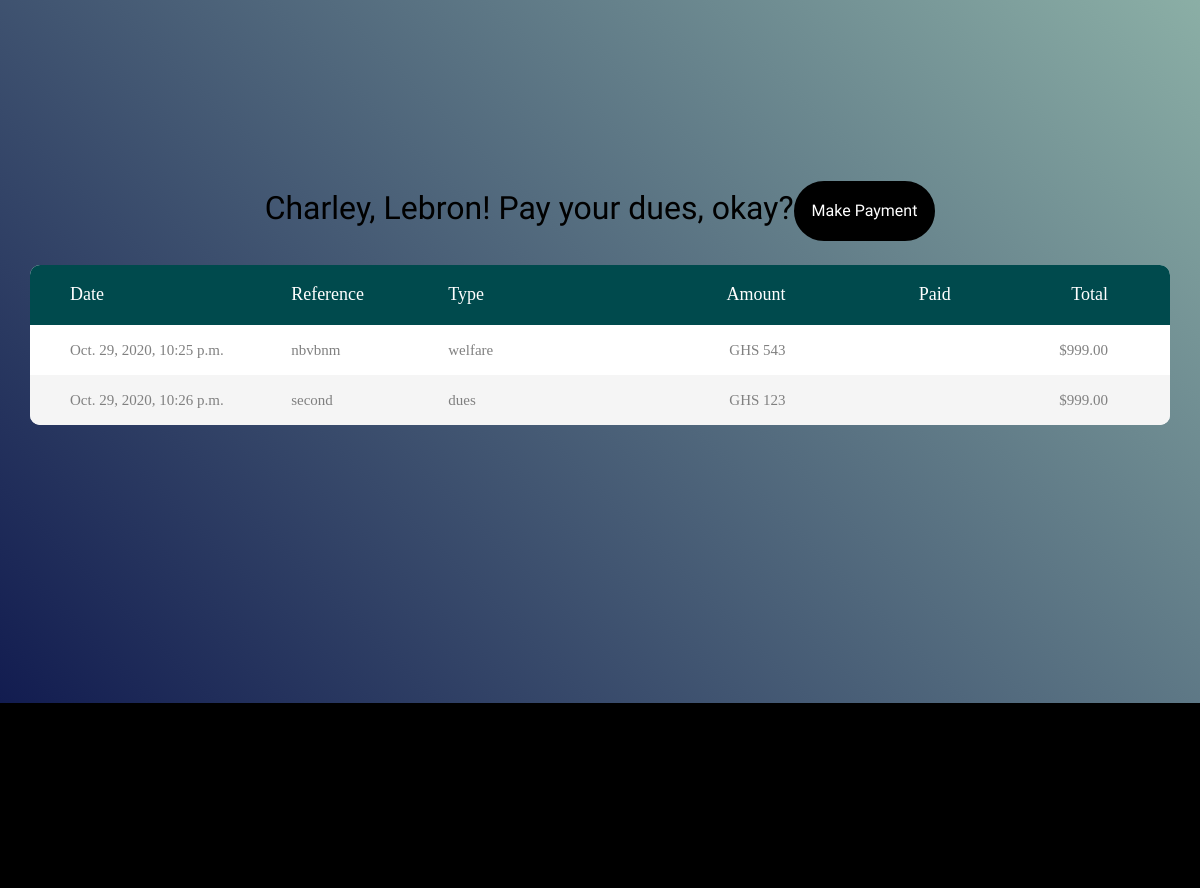
Before: /accounts/dashboard/ (signed in, middle part) with the older database file.
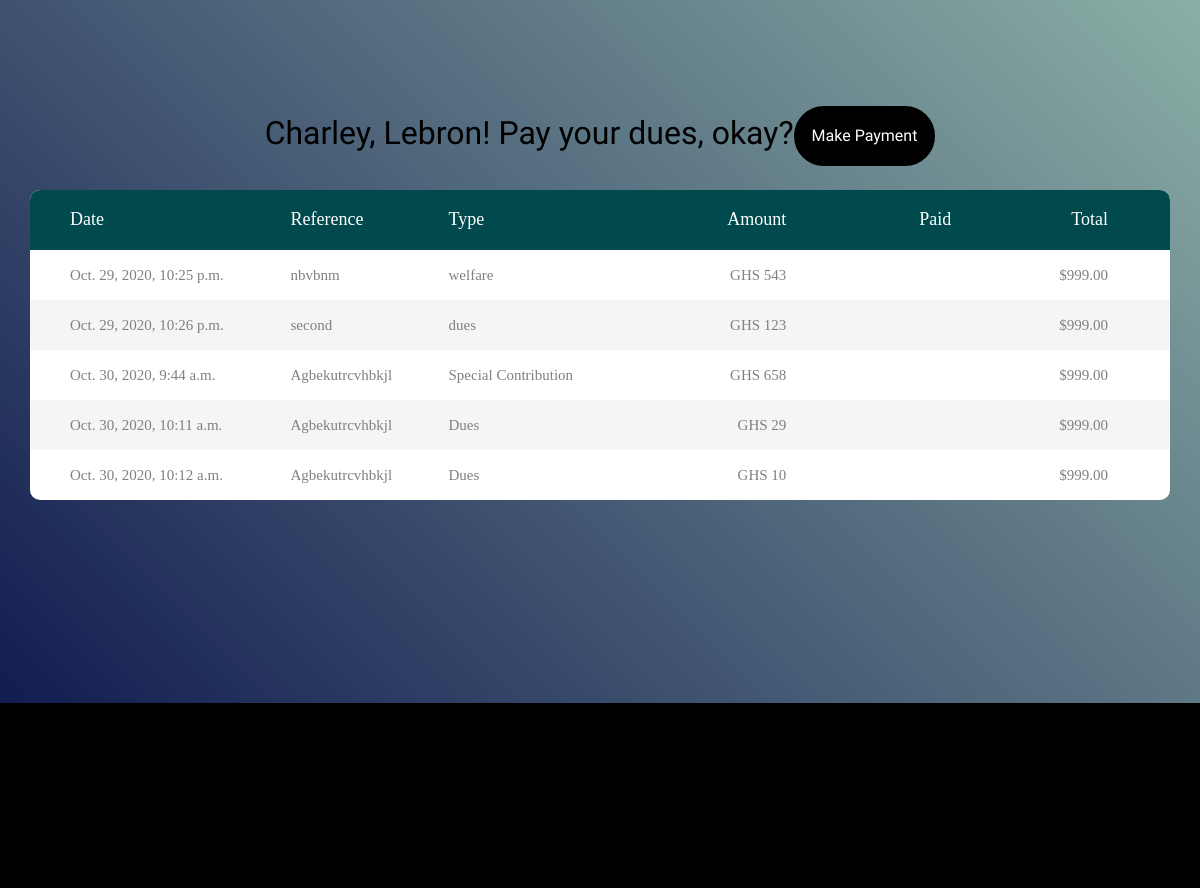
After: the same page with the newer database file.
### accounts/models.py (models this page shows, shortened)
class Payments(models.Model):
    user = models.ForeignKey(User, on_delete=models.CASCADE, null=True)
    fullname= models.CharField(max_length=100, null=True)
    email= models.EmailField(max_length=110, null=True)
    mobile_number= models.CharField(null=True, max_length=15)
    types= models.CharField(null=True, max_length=100)
    amount= models.IntegerField(null=True)
    created_on = models.DateTimeField(auto_now_add=True, null=True, blank=True)

### accounts/views.py (the view)
@login_required
def dashboard(request):
    queryset = Payments.objects.filter(user=request.user)
    return render(request, "accounts/dashboard.html", {'queryset': queryset})

### accounts/templates/accounts/dashboard.html (shortened to what this page needs)
{% extends 'youth/base.html' %}
{% load static %}
{% block body %}
	<div class="limiter">
		<div class="container-table100">
			<div class="wrap-table100">
          <h2 class="mb-4 text-center ">Charley, {{ user.first_name|default:'Guest' }}! Pay your dues, okay?<a href="{% url 'accounts:payment' %}" class="btn btn-primary p-3">Make Payment</a></h2>
				<div class="table100">
					<table>
						<thead>
							<tr class="table100-head">
								<th class="column1">Date</th>
								<th class="column2">Reference</th>
								<th class="column3">Type</th>
								<th class="column4">Amount</th>
								<th class="column5">Paid</th>
								<th class="column6">Total</th>
							</tr>
						</thead>
						<tbody>
							{% for pay in queryset %}
								<tr>
									<td class="column1">{{ pay.created_on }}</td>
									<td class="column2">{{ pay.fullname }}</td>
									<td class="column3">{{ pay.types }}</td>
									<td class="column4">GHS {{ pay.amount }}</td>
									<td class="column5"><i class="icon-money" aria-hidden="true"></i></td>
									<td class="column6">$999.00</td>
								</tr>
							{% endfor %}
						</tbody>
  				</table>
				</div>
			</div>
		</div>
	</div>
{% endblock body %}

### youth/templates/youth/base.html (shortened to what this page needs)
<!DOCTYPE html>
{% load static %}
<html lang="en">
<head>
    <link href="https://stackpath.bootstrapcdn.com/bootstrap/4.5.2/css/bootstrap.min.css" rel="stylesheet" >
    <link href="{% static 'css/open-iconic-bootstrap.min.css' %}" rel="stylesheet" />
    <link href="{% static 'css/animate.css' %}" rel="stylesheet" />
    <link rel="stylesheet" href="https://cdnjs.cloudflare.com/ajax/libs/OwlCarousel2/2.3.4/assets/owl.carousel.min.css" />
    <link rel="stylesheet" href="https://cdnjs.cloudflare.com/ajax/libs/OwlCarousel2/2.3.4/assets/owl.theme.default.min.css" />
    <link rel="stylesheet" href="https://cdnjs.cloudflare.com/ajax/libs/magnific-popup.js/1.1.0/magnific-popup.css" />
    <link rel="stylesheet" href="https://cdnjs.cloudflare.com/ajax/libs/aos/2.3.4/aos.css" />
    <link rel="stylesheet" href="https://cdnjs.cloudflare.com/ajax/libs/bootstrap-datepicker/1.9.0/css/bootstrap-datepicker.min.css" />
    <link rel="stylesheet" href="//cdnjs.cloudflare.com/ajax/libs/timepicker/1.3.5/jquery.timepicker.min.css" />
    <link rel="stylesheet" href="{% static 'css/flaticon.min.css' %}" />
    <link rel="stylesheet" href="{% static 'css/icomoon.min.css' %}" />
    <link rel="stylesheet" href="{% static 'css/style.min.css' %}" />
</head>
<body>
{% block body %}
{% endblock body %}
    <footer class="ftco-footer ftco-bg-dark ftco-section">
    </footer>
</body>
</html>

Changed rows visible on the page:
added Payments: created_on "Oct. 30, 2020, 9:44 a.m.", fullname "Agbekutrcvhbkjl", types "Special Contribution", amount "658"
added Payments: created_on "Oct. 30, 2020, 10:11 a.m.", fullname "Agbekutrcvhbkjl", types "Dues", amount "29"
added Payments: created_on "Oct. 30, 2020, 10:12 a.m.", fullname "Agbekutrcvhbkjl", types "Dues", amount "10"
